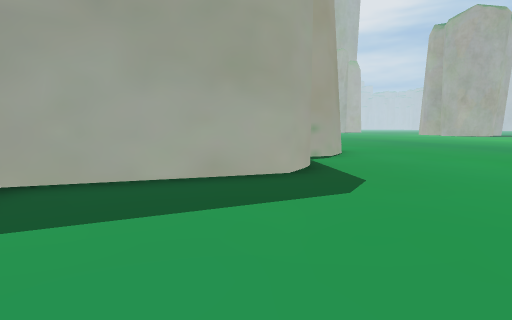
View 1 (above)

24 first-person views from a walk through a Unity game level. The camera is 1.5 m above the floor, tilts 6° down and sees 80° across. The floor is counted in squares, 2 m on a side. Each view is taken from the middle of a square. On the plan, view 1 faces up. The plan holds only what a view shows up to about 10 squares ahead; the rest is blank. The place goes on beyond the plan. The player character is not drawn.

View 2
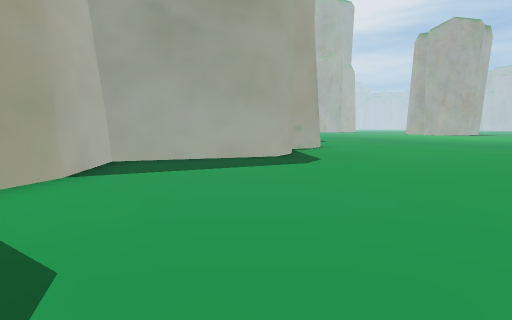

View 3
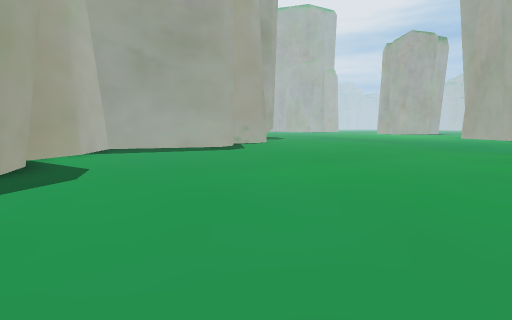

View 4
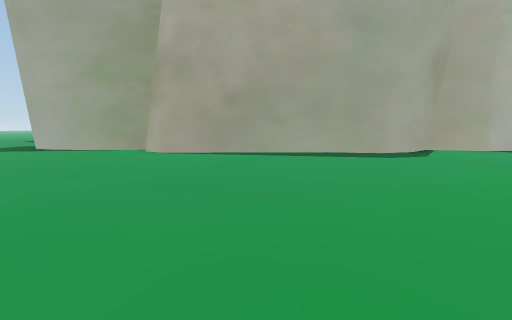

View 5
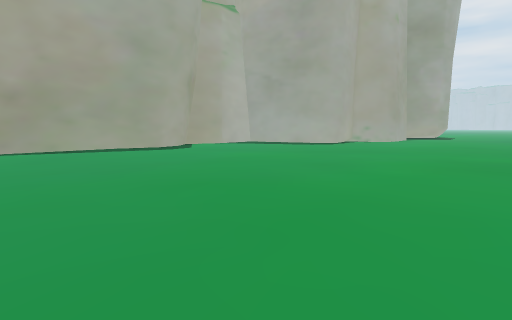

View 6
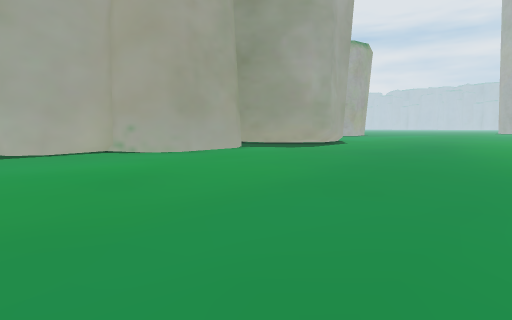

View 7
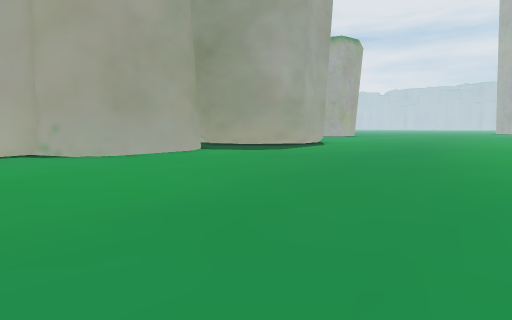

View 8
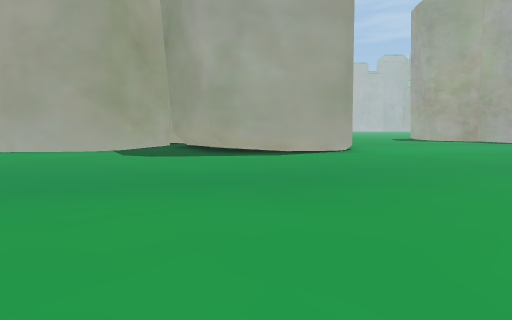

View 9
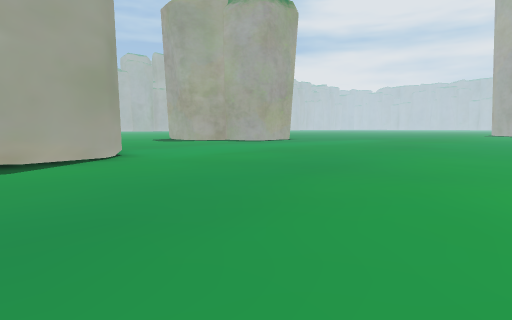

View 10
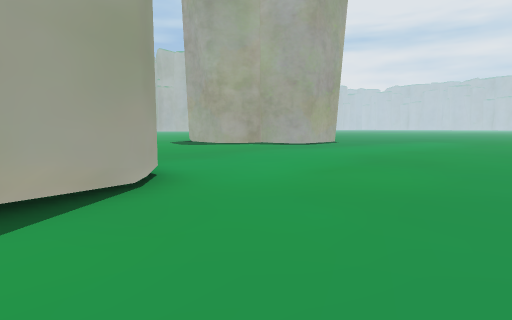

View 11
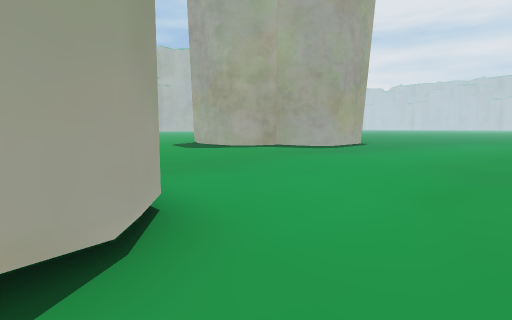

View 12
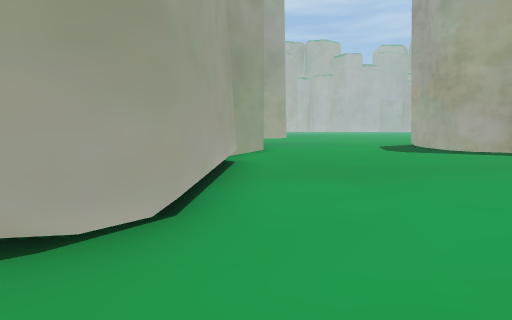

View 13
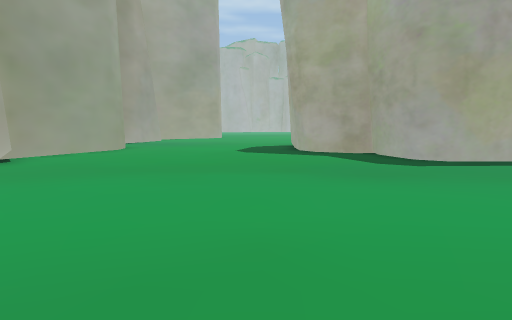

View 14
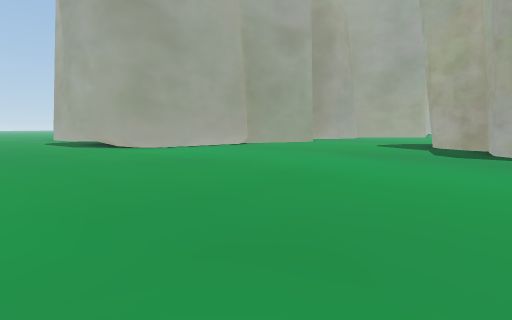

View 15
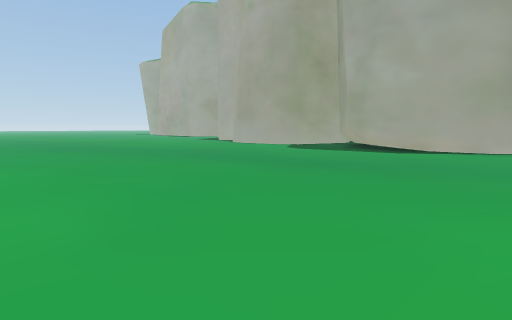

View 16
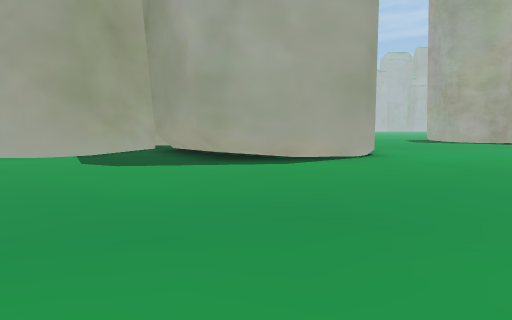

View 17
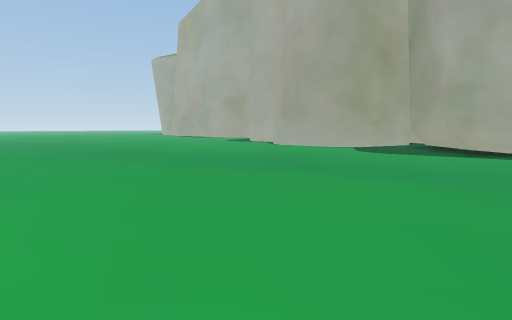

View 18
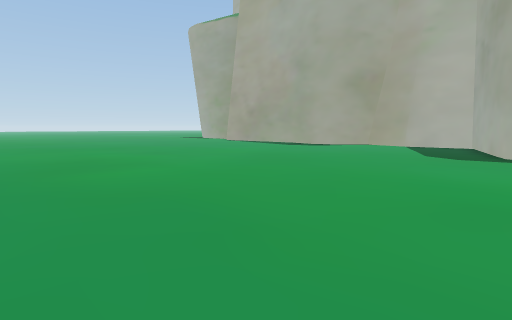

View 19
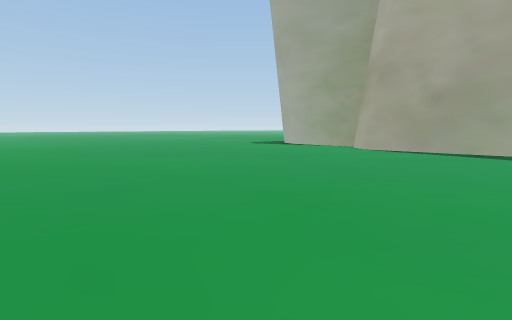

View 20
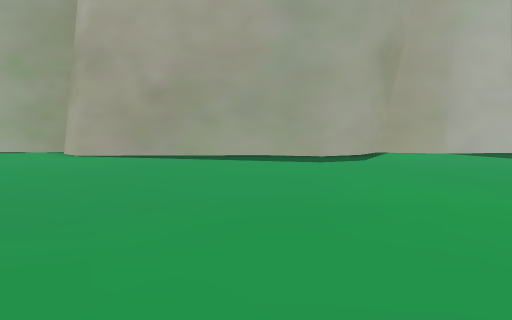

View 21
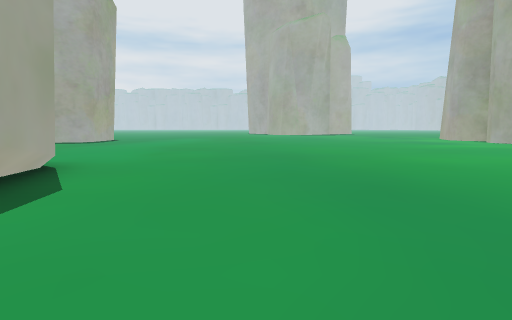

View 22
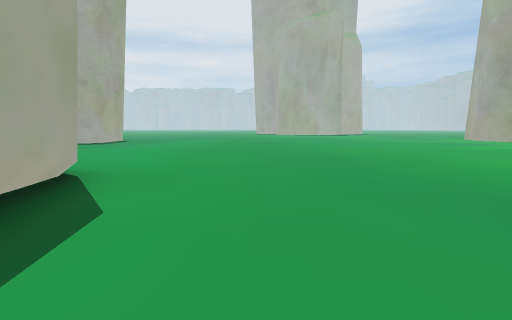

View 23
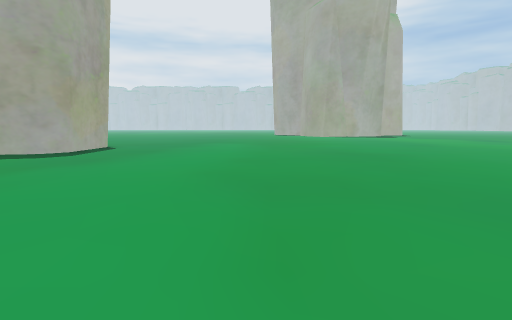

View 24
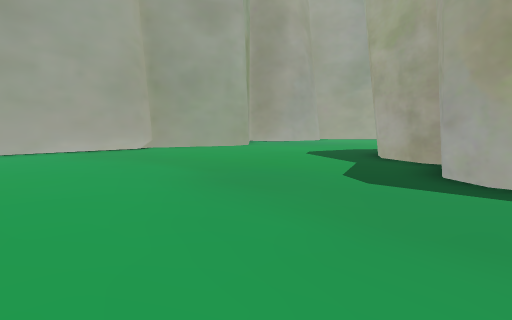

### Floor plan
Points are (right, up) in squares from view 1. A wall is a line through its corners. A room is listed if a view was taken in it or the views show most of it. See-through windows are left out.
Room 1 (views 1, 2, 3, 4, 5, 6, 7, 8, 9, 10, 11, 12, 13, 14, 15, 16, 17, 18, 19, 20, 21, 22, 23, 24)
walls: (3.1, 15.8) (0.4, 13.8); (3.3, 16.6) (3, 15.7); (-0.1, 13) (1.7, 12.4) (2.3, 11.7) (2.5, 9.1) (2, 8.2) (0.8, 7.7) (1.1, 5.9) (0.6, 5.1) (0.2, 4.9); (0.5, 5) (-3.2, 3.7) (-2.9, 1.6) (-3.3, 0.3); (-2.8, 20.6) (1.5, 20.3) (2.2, 19.7) (3.4, 16.4); (-3.3, 0.4) (-3.5, 0) (-2.4, -1.1) (-2, -2.2) (-2.4, -4.1); (-6.1, 21.1) (-3.3, 19.9); (-2.4, -3.9) (-2.2, -8.7) (-2.9, -9.5); (-5.6, 27.8) (-6.4, 27.4); (-3.2, 29.7) (-4.7, 29.4) (-5.1, 29.5) (-5, 29) (-5.6, 27.8); (-2.8, 31.6) (-2.7, 30.4) (-3.2, 29.7) (-3.7, 29.6); (-3.5, -9.8) (-3.4, -10.5)
low walls: (3.4, 16.4) (3.1, 15.8); (-3, 0.3) (-3.2, -0.2)

Positions as (right, up) in squares from view 1, and headings:
1: (0, 0), facing up
2: (0, -3), facing up
3: (2, -7), facing up
4: (7, -6), facing left
5: (9, -8), facing up-left
6: (11, 4), facing up-left
7: (11, 6), facing up-left
8: (12, 17), facing left
9: (10, 17), facing up-left
10: (6, 18), facing up-left
11: (4, 19), facing up-left
12: (4, 21), facing left
13: (4, 26), facing left
14: (7, 31), facing down-left
15: (13, 21), facing down-left
16: (10, 17), facing left
17: (13, 18), facing down-left
18: (10, 6), facing down-left
19: (8, -4), facing down-left
20: (6, -4), facing left
21: (6, 14), facing up
22: (5, 15), facing up
23: (3, 21), facing up
24: (2, 31), facing down-left
